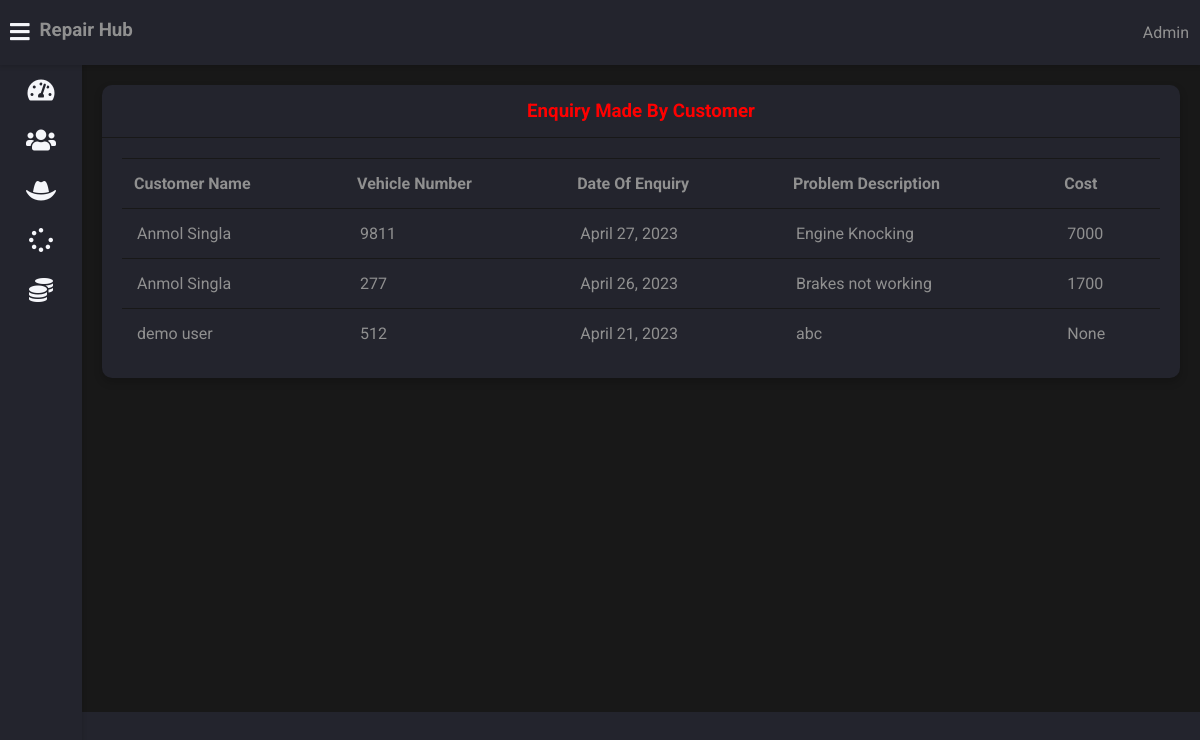
The app's page /admin-view-customer-enquiry (signed in) with its own data.
### vehicle/models.py (models this page shows, shortened)
class Customer(models.Model):
    user=models.OneToOneField(User,on_delete=models.CASCADE)
    profile_pic= models.ImageField(upload_to='profile_pic/CustomerProfilePic/',null=True,blank=True)
    address = models.CharField(max_length=40)
    mobile = models.CharField(max_length=20,null=False)
    @property
    def get_name(self):
        return self.user.first_name+" "+self.user.last_name

class Request(models.Model):
    cat=(('two wheeler with gear','two wheeler with gear'),('two wheeler without gear','two wheeler without gear'),('three wheeler','three wheeler'),('four wheeler','four wheeler'))
    category=models.CharField(max_length=50,choices=cat)
    vehicle_no=models.PositiveIntegerField(null=False)
    vehicle_name = models.CharField(max_length=40,null=False)
    vehicle_model = models.CharField(max_length=40,null=False)
    vehicle_brand = models.CharField(max_length=40,null=False)
    problem_description = models.CharField(max_length=500,null=False)
    date=models.DateField(auto_now=True)
    cost=models.PositiveIntegerField(null=True)
    customer=models.ForeignKey('Customer', on_delete=models.CASCADE,null=True)
    mechanic=models.ForeignKey('Mechanic',on_delete=models.CASCADE,null=True)
    stat=(('Pending','Pending'),('Approved','Approved'),('Repairing','Repairing'),('Repairing Done','Repairing Done'),('Released','Released'))
    status=models.CharField(max_length=50,choices=stat,default='Pending',null=True)

### vehicle/views.py (the view)
# urls.py: path('admin-view-customer-enquiry', views.admin_view_customer_enquiry_view,name='admin-view-customer-enquiry'),
@login_required(login_url='adminlogin')
def admin_view_customer_enquiry_view(request):
    enquiry=models.Request.objects.all().order_by('-id')
    customers=[]
    for enq in enquiry:
        customer=models.Customer.objects.get(id=enq.customer_id)
        customers.append(customer)
    return render(request,'vehicle/admin_view_customer_enquiry.html',{'data':zip(customers,enquiry)})

### templates/vehicle/admin_view_customer_enquiry.html
{% extends 'vehicle/adminbase.html' %}
{% block content %}
	<div class="wrapper">
		<div class="row">
			<div class="col-12 col-m-12 col-sm-12">
				<div class="card">
					<div class="card-header">
						<h3 style="color:red; text-align:center" >Enquiry Made By Customer
						</h3>
					</div>
					<div class="card-content">
						<table>
							<thead>
                <tr>
                  <th>Customer Name</th>
                  <th>Vehicle Number</th>
                  <th>Date Of Enquiry</th>
                  <th>Problem Description</th>
									<th>Cost</th>
                </tr>
							</thead>
							<tbody>
                {% for c,r in data %}
                <tr>
                  <td> {{c.get_name}}</td>
                  <td> {{r.vehicle_no}}</td>
                  <td> {{r.date}}</td>
                  <td>{{r.problem_description}}</td>
									<td>{{r.cost}}</td>
                </tr>
                {% endfor %}
							</tbody>
						</table>
					</div>
				</div>
			</div>
		</div>
<br><br><br><br><br><br><br><br><br><br><br><br><br><br><br><br>
	</div>
{% endblock content %}

### static/style.css (style rules this page uses)
:root { --primary-color: #4834d4; --success-color: #6ab04c; --warning-color: #f0932b; --danger-color: #eb4d4b; --light-color: #212529; --light-second-color: #727475; --light-background: #ffffff; --light-second-background: #f1f1f1; --dark-color: #909090; --dark-second-color: #f5f6fa; --dark-background: #23242d; --dark-second-background: #181818; }
.dark { --main-bg-color: var(--dark-background); --second-bg-color: var(--dark-second-background); --main-color: var(--dark-color); --second-color: var(--dark-second-color); }
* { box-sizing: border-box; }
body { font-family: "Roboto", sans-serif; background: var(--main-bg-color); color: var(--main-color); margin: 0; }
.wrapper { padding: 10px; margin-left: 82px; padding-top: 75px; background: var(--second-bg-color); transition: margin-left 0.5s; }
.row { display: flex; flex-wrap: wrap; flex-direction: row; }
.row:after, .row:before { box-sizing: border-box; }
[class*="col-"] { padding: 10px; }
@media only screen and (min-width: 600px) { .col-sm-12 { width: 100%; } }
@media only screen and (min-width: 768px) { .col-m-12 { width: 100%; } }
@media only screen and (min-width: 992px) { .col-12 { width: 100%; } }
.card { background: var(--main-bg-color); color: var(--main-color); border-radius: 10px; margin-bottom: 10px; box-shadow: 0 4px 8px 0 rgba(0, 0, 0, 0.2); }
.card-header { padding: 15px 30px; border-bottom: 1px solid var(--second-bg-color); position: relative; }
.card-header h3 { margin: 0; }
.card-content { padding: 20px; overflow-x: auto; }
table { border-collapse: collapse; width: 100%; }
table td { border-top: 1px solid var(--second-bg-color); padding: 15px; }
table th { border-top: 1px solid var(--second-bg-color); border-bottom: 1px solid var(--second-bg-color); padding: 15px 12px; text-align: left; }

### records on screen
Customer: get_name "Anmol Singla", vehicle_no "9811", date "April 27, 2023", problem_description "Engine Knocking", cost "7000", vehicle_no "277", date "April 26, 2023", problem_description "Brakes not working", cost "1700"
Customer: get_name "demo user", vehicle_no "512", date "April 21, 2023", problem_description "abc", cost "None"
